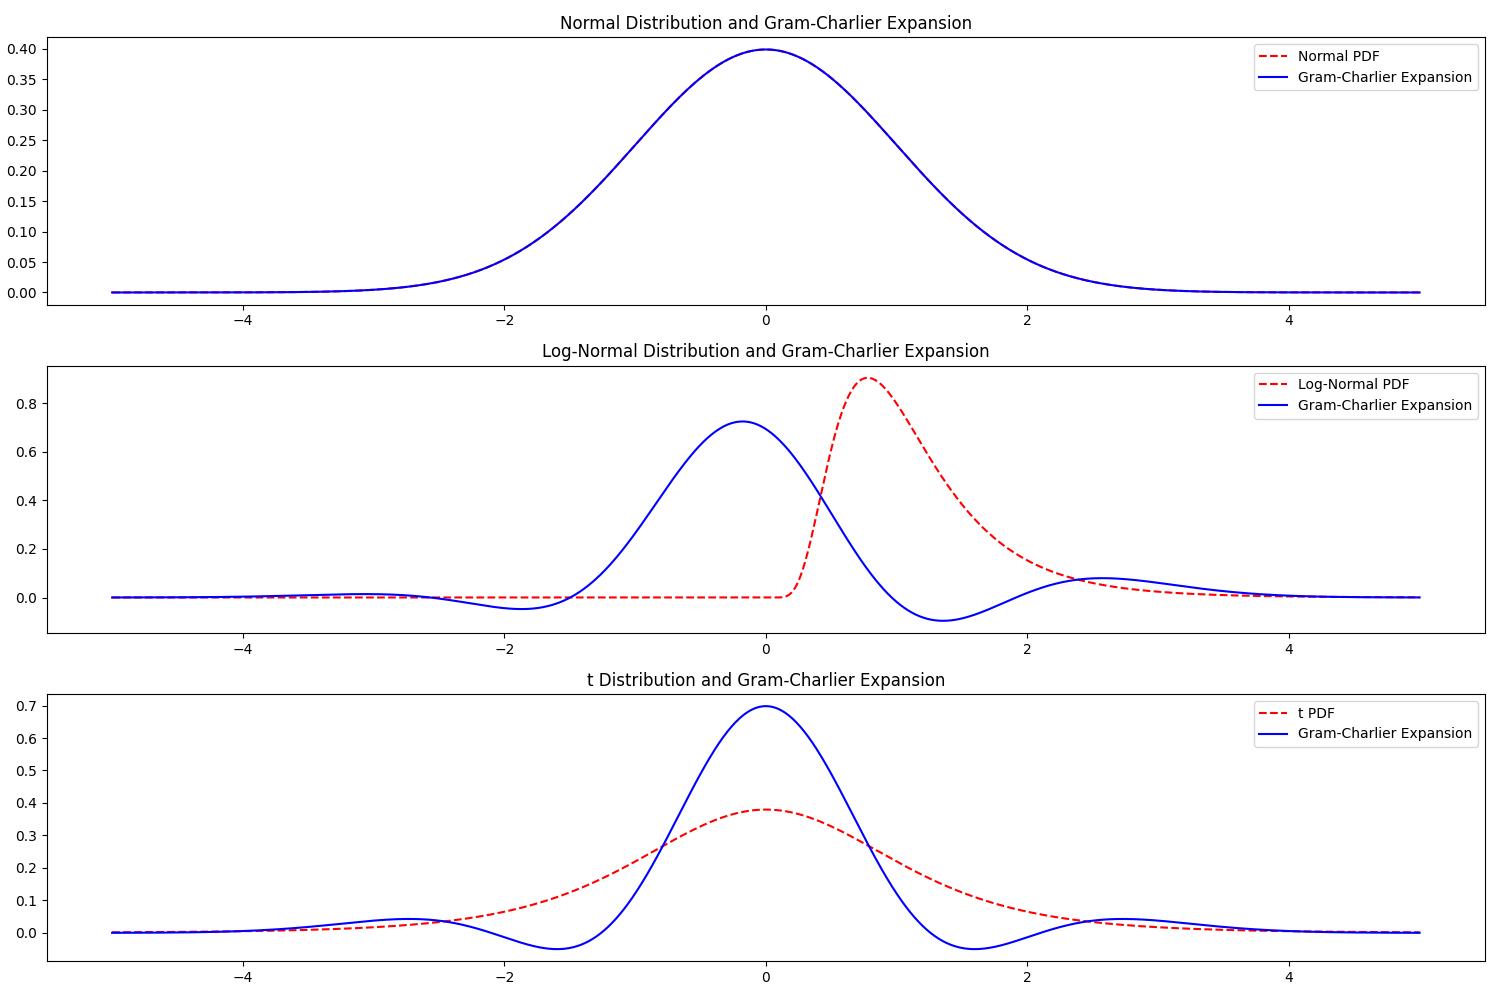

Reproduce this figure in Python.
import numpy as np
import matplotlib.pyplot as plt
from scipy.stats import norm, lognorm, t

def hermite_polynomial(n, x):
    if n == 0:
        return 1
    elif n == 1:
        return x
    else:
        return x * hermite_polynomial(n-1, x) - (n-1) * hermite_polynomial(n-2, x)

# Function to generate Gram-Charlier expansion
def gram_charlier_expansion(x, skewness, kurtosis):
    return norm.pdf(x) * (1 + skewness/6 * hermite_polynomial(3, x) + kurtosis/24 * hermite_polynomial(4, x))

# Calculate skewness and kurtosis
normal_skew, normal_kurt = norm.stats(moments='sk')
skewed_skew, skewed_kurt = lognorm.stats(0.5, moments = 'sk')
heavy_tailed_skew, heavy_tailed_kurt = t.stats(5, moments = 'sk')

print(normal_skew, normal_kurt)
print(skewed_skew, skewed_kurt)
print(heavy_tailed_skew, heavy_tailed_kurt)

# Define x range for plotting
x = np.linspace(-5, 5, 1000)

# Apply Gram-Charlier expansion
normal_expansion = gram_charlier_expansion(x, normal_skew, normal_kurt)
skewed_expansion = gram_charlier_expansion(x, skewed_skew, skewed_kurt)
heavy_tailed_expansion = gram_charlier_expansion(x, heavy_tailed_skew, heavy_tailed_kurt)

# Plotting
plt.figure(figsize=(15, 10))

# Plot Normal distribution and its expansion
plt.subplot(3, 1, 1)
plt.plot(x, norm.pdf(x), 'r--', label='Normal PDF')
plt.plot(x, normal_expansion, 'b-', label='Gram-Charlier Expansion')
plt.title('Normal Distribution and Gram-Charlier Expansion')
plt.legend()

# Plot Skewed distribution and its expansion
plt.subplot(3, 1, 2)
plt.plot(x, lognorm.pdf(x, 0.5), 'r--', label='Log-Normal PDF')
plt.plot(x, skewed_expansion, 'b-', label='Gram-Charlier Expansion')
plt.title('Log-Normal Distribution and Gram-Charlier Expansion')
plt.legend()

# Plot Heavy-tailed distribution and its expansion
plt.subplot(3, 1, 3)
plt.plot(x, t.pdf(x, 5), 'r--', label='t PDF')
plt.plot(x, heavy_tailed_expansion, 'b-', label='Gram-Charlier Expansion')
plt.title('t Distribution and Gram-Charlier Expansion')
plt.legend()

plt.tight_layout()
plt.show()
